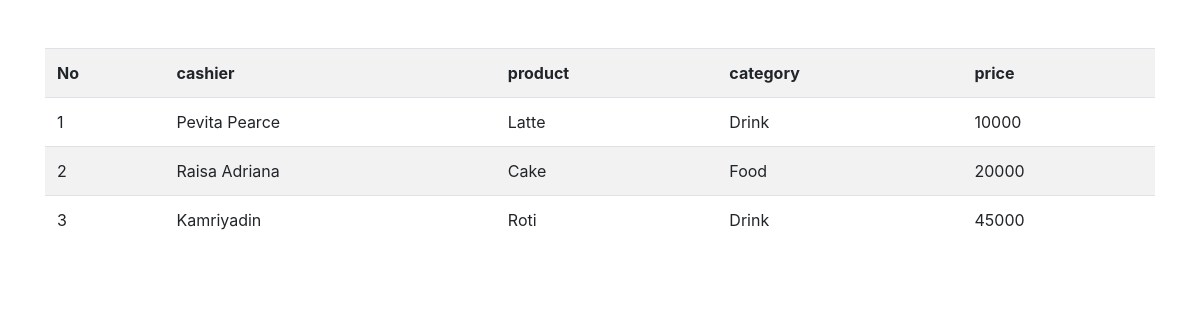
The page / on the database its author committed.
### tables this page shows
CREATE TABLE `product` (
  `id` int(11) NOT NULL,
  `name_product` varchar(50) NOT NULL,
  `price` varchar(30) NOT NULL,
  `id_category` int(11) NOT NULL,
  `id_cashier` int(11) NOT NULL
);

CREATE TABLE `cashier` (
  `id` int(11) NOT NULL,
  `name_cashier` varchar(50) NOT NULL
);

CREATE TABLE `category` (
  `id` int(11) NOT NULL,
  `name_category` varchar(50) NOT NULL
);

### connect.php (called while the page is built)
<?php
		$conn  = mysqli_connect("localhost", "root", "", "cafe");
		$sql = $conn->query("SELECT * FROM product INNER JOIN category ON category.id = product.id_category INNER JOIN cashier ON cashier.id = product.id_cashier");
		$res = [];
		while($row = mysqli_fetch_assoc($sql)){
		    $res[] = $row;
		}
	 ?>

### index.php (the view, shortened to what this page needs)
<?php
include 'connect.php';
 ?>
<!DOCTYPE html>
<html>
<head>
    <link rel="stylesheet" href="https://stackpath.bootstrapcdn.com/bootstrap/4.4.1/css/bootstrap.min.css">
</head>
<body>
	 <div class="container mt-5">
	 	<table class="table table-striped table-hover" width="100%">
	 	<tr>
	 		<th>No</th>
	 		<th>cashier</th>
	 		<th>product</th>
	 		<th>category</th>
	 		<th>price</th>
	 	</tr>
	 	<?php $no = 1; ?>
	 	<?php foreach($res as $row) : ?>
	 	<tr>
	 			<td><?= $no;?></td>
	 			<td><?= $row['name_cashier']?></td>
	 			<td><?= $row['name_product']?></td>
	 			<td><?= $row['name_category']?></td>
	 			<td><?= $row['price']?></td>
	 	</tr>
	 	<?php $no++; ?>
	 	<?php endforeach;?>
	 </table>
	 </div>
</body>
</html>

### rows shown on the page
product: id_cashier.name_cashier "Pevita Pearce", name_product "Latte", id_category.name_category "Drink", price "10000"
product: id_cashier.name_cashier "Raisa Adriana", name_product "Cake", id_category.name_category "Food", price "20000"
product: id_cashier.name_cashier "Kamriyadin", name_product "Roti", id_category.name_category "Drink", price "45000"
